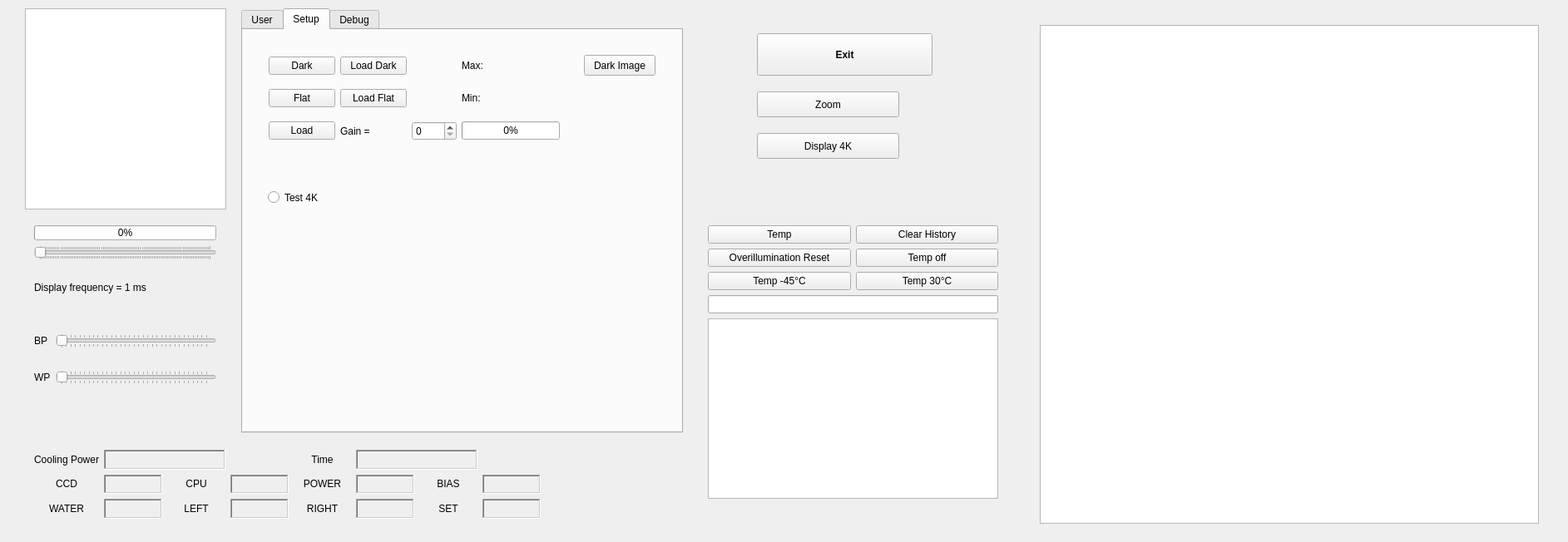
<?xml version="1.0" encoding="UTF-8"?>
<ui version="4.0">
 <class>MainWindow</class>
 <widget class="QMainWindow" name="MainWindow">
  <property name="geometry">
   <rect>
    <x>0</x>
    <y>0</y>
    <width>1885</width>
    <height>652</height>
   </rect>
  </property>
  <property name="mouseTracking">
   <bool>true</bool>
  </property>
  <property name="windowTitle">
   <string>OCam II</string>
  </property>
  <property name="windowIcon">
   <iconset>
    <normaloff>../../../Images/lam.png</normaloff>../../../Images/lam.png</iconset>
  </property>
  <property name="tabShape">
   <enum>QTabWidget::Rounded</enum>
  </property>
  <widget class="QWidget" name="centralWidget">
   <widget class="QGraphicsView" name="graphicsView">
    <property name="geometry">
     <rect>
      <x>30</x>
      <y>10</y>
      <width>242</width>
      <height>242</height>
     </rect>
    </property>
    <property name="mouseTracking">
     <bool>true</bool>
    </property>
   </widget>
   <widget class="QPushButton" name="Exit_PB">
    <property name="geometry">
     <rect>
      <x>910</x>
      <y>40</y>
      <width>211</width>
      <height>51</height>
     </rect>
    </property>
    <property name="font">
     <font>
      <weight>75</weight>
      <bold>true</bold>
     </font>
    </property>
    <property name="text">
     <string>Exit</string>
    </property>
   </widget>
   <widget class="QWidget" name="layoutWidget">
    <property name="geometry">
     <rect>
      <x>840</x>
      <y>260</y>
      <width>371</width>
      <height>351</height>
     </rect>
    </property>
    <layout class="QGridLayout" name="Command_Layout">
     <item row="9" column="1">
      <widget class="QPushButton" name="ClearHistory_PB">
       <property name="text">
        <string>Clear History</string>
       </property>
      </widget>
     </item>
     <item row="15" column="0" colspan="2">
      <widget class="QTextEdit" name="Console_Output_TextEdit"/>
     </item>
     <item row="11" column="1">
      <widget class="QPushButton" name="Temp_p30_PB">
       <property name="text">
        <string>Temp 30°C</string>
       </property>
      </widget>
     </item>
     <item row="9" column="0">
      <widget class="QPushButton" name="Temp_PB">
       <property name="text">
        <string>Temp</string>
       </property>
      </widget>
     </item>
     <item row="11" column="0">
      <widget class="QPushButton" name="Temp_n45_PB">
       <property name="text">
        <string>Temp -45°C</string>
       </property>
      </widget>
     </item>
     <item row="13" column="0" colspan="2">
      <widget class="QLineEdit" name="Console_Input_LineEdit"/>
     </item>
     <item row="10" column="0">
      <widget class="QPushButton" name="Overillumination_Reset_PB">
       <property name="text">
        <string>Overillumination Reset</string>
       </property>
      </widget>
     </item>
     <item row="10" column="1">
      <widget class="QPushButton" name="Temp_off_PB">
       <property name="text">
        <string>Temp off</string>
       </property>
      </widget>
     </item>
    </layout>
   </widget>
   <widget class="QWidget" name="layoutWidget">
    <property name="geometry">
     <rect>
      <x>30</x>
      <y>260</y>
      <width>241</width>
      <height>104</height>
     </rect>
    </property>
    <layout class="QVBoxLayout" name="Display_Layout">
     <item>
      <widget class="QProgressBar" name="progressBar">
       <property name="value">
        <number>0</number>
       </property>
      </widget>
     </item>
     <item>
      <widget class="QSlider" name="Frequency_Slider">
       <property name="mouseTracking">
        <bool>false</bool>
       </property>
       <property name="minimum">
        <number>1</number>
       </property>
       <property name="maximum">
        <number>1000</number>
       </property>
       <property name="pageStep">
        <number>10</number>
       </property>
       <property name="orientation">
        <enum>Qt::Horizontal</enum>
       </property>
       <property name="tickPosition">
        <enum>QSlider::TicksBothSides</enum>
       </property>
      </widget>
     </item>
     <item>
      <widget class="QLabel" name="ImageName_Label">
       <property name="text">
        <string/>
       </property>
       <property name="alignment">
        <set>Qt::AlignCenter</set>
       </property>
      </widget>
     </item>
     <item>
      <widget class="QLabel" name="Displayfreq_Label">
       <property name="text">
        <string>Display frequency = 1 ms</string>
       </property>
      </widget>
     </item>
    </layout>
   </widget>
   <widget class="QWidget" name="layoutWidget">
    <property name="geometry">
     <rect>
      <x>30</x>
      <y>390</y>
      <width>241</width>
      <height>104</height>
     </rect>
    </property>
    <layout class="QFormLayout" name="BPWP_Layout">
     <item row="0" column="0">
      <widget class="QLabel" name="BP_Label">
       <property name="text">
        <string>BP</string>
       </property>
      </widget>
     </item>
     <item row="0" column="1">
      <widget class="QSlider" name="BP_Slider">
       <property name="maximum">
        <number>16383</number>
       </property>
       <property name="pageStep">
        <number>500</number>
       </property>
       <property name="orientation">
        <enum>Qt::Horizontal</enum>
       </property>
       <property name="tickPosition">
        <enum>QSlider::TicksBothSides</enum>
       </property>
      </widget>
     </item>
     <item row="1" column="1">
      <widget class="QLabel" name="BPvalue_Label">
       <property name="text">
        <string/>
       </property>
      </widget>
     </item>
     <item row="2" column="0">
      <widget class="QLabel" name="WP_Label">
       <property name="text">
        <string>WP</string>
       </property>
      </widget>
     </item>
     <item row="2" column="1">
      <widget class="QSlider" name="WP_Slider">
       <property name="maximum">
        <number>16383</number>
       </property>
       <property name="singleStep">
        <number>1</number>
       </property>
       <property name="pageStep">
        <number>500</number>
       </property>
       <property name="orientation">
        <enum>Qt::Horizontal</enum>
       </property>
       <property name="tickPosition">
        <enum>QSlider::TicksBothSides</enum>
       </property>
      </widget>
     </item>
     <item row="3" column="1">
      <widget class="QLabel" name="WPvalue_Label">
       <property name="text">
        <string/>
       </property>
      </widget>
     </item>
    </layout>
   </widget>
   <widget class="QWidget" name="layoutWidget">
    <property name="geometry">
     <rect>
      <x>30</x>
      <y>530</y>
      <width>631</width>
      <height>105</height>
     </rect>
    </property>
    <layout class="QGridLayout" name="gridLayout_2">
     <item row="1" column="0">
      <widget class="QLabel" name="Temp_Label_CCD">
       <property name="text">
        <string>&lt;html&gt;&lt;head/&gt;&lt;body&gt;&lt;p align=&quot;center&quot;&gt;CCD&lt;/p&gt;&lt;/body&gt;&lt;/html&gt;</string>
       </property>
      </widget>
     </item>
     <item row="1" column="1">
      <widget class="QLabel" name="Temp_CCD_Value">
       <property name="frameShape">
        <enum>QFrame::WinPanel</enum>
       </property>
       <property name="frameShadow">
        <enum>QFrame::Sunken</enum>
       </property>
       <property name="text">
        <string/>
       </property>
      </widget>
     </item>
     <item row="1" column="5">
      <widget class="QLabel" name="Temp_POWER_Value">
       <property name="frameShape">
        <enum>QFrame::WinPanel</enum>
       </property>
       <property name="frameShadow">
        <enum>QFrame::Sunken</enum>
       </property>
       <property name="text">
        <string/>
       </property>
      </widget>
     </item>
     <item row="0" column="0">
      <widget class="QLabel" name="Temp_Label_CoolingPower">
       <property name="text">
        <string>&lt;html&gt;&lt;head/&gt;&lt;body&gt;&lt;p align=&quot;center&quot;&gt;Cooling Power&lt;/p&gt;&lt;/body&gt;&lt;/html&gt;</string>
       </property>
      </widget>
     </item>
     <item row="1" column="3">
      <widget class="QLabel" name="Temp_CPU_Value">
       <property name="frameShape">
        <enum>QFrame::WinPanel</enum>
       </property>
       <property name="frameShadow">
        <enum>QFrame::Sunken</enum>
       </property>
       <property name="text">
        <string/>
       </property>
      </widget>
     </item>
     <item row="0" column="5" colspan="2">
      <widget class="QLabel" name="Time_Value">
       <property name="frameShape">
        <enum>QFrame::WinPanel</enum>
       </property>
       <property name="frameShadow">
        <enum>QFrame::Sunken</enum>
       </property>
       <property name="text">
        <string/>
       </property>
      </widget>
     </item>
     <item row="2" column="1">
      <widget class="QLabel" name="Temp_WATER_Value">
       <property name="frameShape">
        <enum>QFrame::WinPanel</enum>
       </property>
       <property name="frameShadow">
        <enum>QFrame::Sunken</enum>
       </property>
       <property name="text">
        <string/>
       </property>
      </widget>
     </item>
     <item row="1" column="2">
      <widget class="QLabel" name="Temp_Label_CPU">
       <property name="text">
        <string>&lt;html&gt;&lt;head/&gt;&lt;body&gt;&lt;p align=&quot;center&quot;&gt;CPU&lt;/p&gt;&lt;/body&gt;&lt;/html&gt;</string>
       </property>
      </widget>
     </item>
     <item row="0" column="1" colspan="2">
      <widget class="QLabel" name="Temp_CoolingPower_Value">
       <property name="frameShape">
        <enum>QFrame::WinPanel</enum>
       </property>
       <property name="frameShadow">
        <enum>QFrame::Sunken</enum>
       </property>
       <property name="text">
        <string/>
       </property>
      </widget>
     </item>
     <item row="1" column="6">
      <widget class="QLabel" name="Temp_Label_BIAS">
       <property name="text">
        <string>&lt;html&gt;&lt;head/&gt;&lt;body&gt;&lt;p align=&quot;center&quot;&gt;BIAS&lt;/p&gt;&lt;/body&gt;&lt;/html&gt;</string>
       </property>
      </widget>
     </item>
     <item row="0" column="4">
      <widget class="QLabel" name="Time_Label">
       <property name="text">
        <string>&lt;html&gt;&lt;head/&gt;&lt;body&gt;&lt;p align=&quot;center&quot;&gt;Time&lt;/p&gt;&lt;/body&gt;&lt;/html&gt;</string>
       </property>
      </widget>
     </item>
     <item row="1" column="4">
      <widget class="QLabel" name="Temp_Label_POWER">
       <property name="text">
        <string>&lt;html&gt;&lt;head/&gt;&lt;body&gt;&lt;p align=&quot;center&quot;&gt;POWER&lt;/p&gt;&lt;/body&gt;&lt;/html&gt;</string>
       </property>
      </widget>
     </item>
     <item row="2" column="0">
      <widget class="QLabel" name="Temp_Label_WATER">
       <property name="text">
        <string>&lt;html&gt;&lt;head/&gt;&lt;body&gt;&lt;p align=&quot;center&quot;&gt;WATER&lt;/p&gt;&lt;/body&gt;&lt;/html&gt;</string>
       </property>
      </widget>
     </item>
     <item row="2" column="2">
      <widget class="QLabel" name="Temp_Label_LEFT">
       <property name="text">
        <string>&lt;html&gt;&lt;head/&gt;&lt;body&gt;&lt;p align=&quot;center&quot;&gt;LEFT&lt;/p&gt;&lt;/body&gt;&lt;/html&gt;</string>
       </property>
      </widget>
     </item>
     <item row="1" column="8">
      <widget class="QLabel" name="Temp_BIAS_Value">
       <property name="frameShape">
        <enum>QFrame::WinPanel</enum>
       </property>
       <property name="frameShadow">
        <enum>QFrame::Sunken</enum>
       </property>
       <property name="text">
        <string/>
       </property>
      </widget>
     </item>
     <item row="2" column="4">
      <widget class="QLabel" name="Temp_Label_RIGHT">
       <property name="text">
        <string>&lt;html&gt;&lt;head/&gt;&lt;body&gt;&lt;p align=&quot;center&quot;&gt;RIGHT&lt;/p&gt;&lt;/body&gt;&lt;/html&gt;</string>
       </property>
      </widget>
     </item>
     <item row="2" column="3">
      <widget class="QLabel" name="Temp_LEFT_Value">
       <property name="frameShape">
        <enum>QFrame::WinPanel</enum>
       </property>
       <property name="frameShadow">
        <enum>QFrame::Sunken</enum>
       </property>
       <property name="text">
        <string/>
       </property>
      </widget>
     </item>
     <item row="2" column="8">
      <widget class="QLabel" name="Temp_SET_Value">
       <property name="frameShape">
        <enum>QFrame::WinPanel</enum>
       </property>
       <property name="frameShadow">
        <enum>QFrame::Sunken</enum>
       </property>
       <property name="text">
        <string/>
       </property>
      </widget>
     </item>
     <item row="2" column="5">
      <widget class="QLabel" name="Temp_RIGHT_Value">
       <property name="frameShape">
        <enum>QFrame::WinPanel</enum>
       </property>
       <property name="frameShadow">
        <enum>QFrame::Sunken</enum>
       </property>
       <property name="text">
        <string/>
       </property>
      </widget>
     </item>
     <item row="2" column="6">
      <widget class="QLabel" name="Temp_Label_SET">
       <property name="text">
        <string>&lt;html&gt;&lt;head/&gt;&lt;body&gt;&lt;p align=&quot;center&quot;&gt;SET&lt;/p&gt;&lt;/body&gt;&lt;/html&gt;</string>
       </property>
      </widget>
     </item>
    </layout>
   </widget>
   <widget class="QPushButton" name="Zoom_PB">
    <property name="geometry">
     <rect>
      <x>910</x>
      <y>110</y>
      <width>171</width>
      <height>31</height>
     </rect>
    </property>
    <property name="text">
     <string>Zoom</string>
    </property>
   </widget>
   <widget class="QTabWidget" name="tabWidget">
    <property name="geometry">
     <rect>
      <x>290</x>
      <y>10</y>
      <width>531</width>
      <height>511</height>
     </rect>
    </property>
    <property name="currentIndex">
     <number>1</number>
    </property>
    <property name="usesScrollButtons">
     <bool>true</bool>
    </property>
    <property name="documentMode">
     <bool>false</bool>
    </property>
    <property name="tabsClosable">
     <bool>false</bool>
    </property>
    <widget class="QWidget" name="User_Tab">
     <attribute name="title">
      <string>User</string>
     </attribute>
     <widget class="QWidget" name="layoutWidget">
      <property name="geometry">
       <rect>
        <x>10</x>
        <y>10</y>
        <width>129</width>
        <height>266</height>
       </rect>
      </property>
      <layout class="QVBoxLayout" name="NetSave_Layout">
       <item>
        <widget class="QPushButton" name="Preset_PB">
         <property name="text">
          <string>Preset </string>
         </property>
        </widget>
       </item>
       <item>
        <widget class="QPushButton" name="Snap_shot_PB">
         <property name="text">
          <string>Snap shot</string>
         </property>
        </widget>
       </item>
       <item>
        <widget class="QPushButton" name="Run_PB">
         <property name="text">
          <string>Run</string>
         </property>
         <property name="checkable">
          <bool>true</bool>
         </property>
         <property name="checked">
          <bool>false</bool>
         </property>
         <property name="autoRepeat">
          <bool>false</bool>
         </property>
        </widget>
       </item>
       <item>
        <widget class="QPushButton" name="SingleSave_PB">
         <property name="text">
          <string>Single Save</string>
         </property>
        </widget>
       </item>
       <item>
        <widget class="QPushButton" name="SingleLoad_PB">
         <property name="text">
          <string>Single Load</string>
         </property>
        </widget>
       </item>
       <item>
        <widget class="QPushButton" name="AcquireCycle_PB">
         <property name="text">
          <string>Acquire Cycle</string>
         </property>
        </widget>
       </item>
       <item>
        <widget class="QLabel" name="Sequence_Label">
         <property name="text">
          <string>Frames</string>
         </property>
        </widget>
       </item>
       <item>
        <widget class="QSpinBox" name="Sequence_spinBox">
         <property name="buttonSymbols">
          <enum>QAbstractSpinBox::UpDownArrows</enum>
         </property>
         <property name="minimum">
          <number>0</number>
         </property>
         <property name="maximum">
          <number>1240200</number>
         </property>
         <property name="value">
          <number>2067</number>
         </property>
        </widget>
       </item>
       <item>
        <widget class="QCheckBox" name="Max_checkBox">
         <property name="text">
          <string>Max frames</string>
         </property>
        </widget>
       </item>
      </layout>
     </widget>
     <widget class="QWidget" name="layoutWidget">
      <property name="geometry">
       <rect>
        <x>260</x>
        <y>10</y>
        <width>251</width>
        <height>229</height>
       </rect>
      </property>
      <layout class="QVBoxLayout" name="Stats_Display_Layout">
       <item>
        <widget class="QLabel" name="GlobalStat_Label">
         <property name="font">
          <font>
           <weight>75</weight>
           <bold>true</bold>
          </font>
         </property>
         <property name="text">
          <string>Global Statistics</string>
         </property>
        </widget>
       </item>
       <item>
        <widget class="QLabel" name="Mean_Label">
         <property name="text">
          <string>Mean: </string>
         </property>
        </widget>
       </item>
       <item>
        <widget class="QLabel" name="Median_Label">
         <property name="text">
          <string>Median: </string>
         </property>
        </widget>
       </item>
       <item>
        <widget class="QLabel" name="Variance_Label">
         <property name="text">
          <string>Variance: </string>
         </property>
        </widget>
       </item>
       <item>
        <widget class="QLabel" name="StandardDeviation_Label">
         <property name="text">
          <string>Ecart-type: </string>
         </property>
        </widget>
       </item>
       <item>
        <widget class="QLabel" name="SNR_Label">
         <property name="text">
          <string>SNR:</string>
         </property>
        </widget>
       </item>
      </layout>
     </widget>
     <widget class="QWidget" name="layoutWidget">
      <property name="geometry">
       <rect>
        <x>150</x>
        <y>10</y>
        <width>101</width>
        <height>147</height>
       </rect>
      </property>
      <layout class="QVBoxLayout" name="Stats_Layout">
       <item>
        <widget class="QPushButton" name="Statistics_PB">
         <property name="text">
          <string>Statistics</string>
         </property>
        </widget>
       </item>
       <item>
        <widget class="QPushButton" name="Histo_PB">
         <property name="text">
          <string>Histogram</string>
         </property>
        </widget>
       </item>
       <item>
        <widget class="QPushButton" name="PNG_PB">
         <property name="text">
          <string>Save PNG</string>
         </property>
        </widget>
       </item>
      </layout>
     </widget>
     <widget class="QWidget" name="layoutWidget">
      <property name="geometry">
       <rect>
        <x>260</x>
        <y>250</y>
        <width>257</width>
        <height>216</height>
       </rect>
      </property>
      <layout class="QGridLayout" name="StatsTable_Layout">
       <item row="0" column="0">
        <widget class="QLabel" name="image_statistics_label">
         <property name="text">
          <string>          Mean             Var                  SD</string>
         </property>
        </widget>
       </item>
       <item row="1" column="0">
        <widget class="QTableWidget" name="image_table">
         <property name="rowCount">
          <number>8</number>
         </property>
         <property name="columnCount">
          <number>3</number>
         </property>
         <attribute name="horizontalHeaderDefaultSectionSize">
          <number>80</number>
         </attribute>
         <attribute name="verticalHeaderDefaultSectionSize">
          <number>21</number>
         </attribute>
         <row/>
         <row/>
         <row/>
         <row/>
         <row/>
         <row/>
         <row/>
         <row/>
         <column/>
         <column/>
         <column/>
        </widget>
       </item>
      </layout>
     </widget>
     <widget class="QWidget" name="layoutWidget">
      <property name="geometry">
       <rect>
        <x>10</x>
        <y>250</y>
        <width>131</width>
        <height>191</height>
       </rect>
      </property>
      <layout class="QVBoxLayout" name="Buffer_Layout">
       <item>
        <widget class="QPushButton" name="BufferAllocate_PB">
         <property name="text">
          <string>Allocate Buffer</string>
         </property>
        </widget>
       </item>
       <item>
        <widget class="QPushButton" name="BufferAcquire_PB">
         <property name="text">
          <string>Acquire Buffer</string>
         </property>
        </widget>
       </item>
       <item>
        <widget class="QPushButton" name="BufferSave_PB">
         <property name="text">
          <string>Save Buffer</string>
         </property>
        </widget>
       </item>
       <item>
        <widget class="QPushButton" name="BufferLoad_PB">
         <property name="text">
          <string>Load Buffer</string>
         </property>
        </widget>
       </item>
       <item>
        <widget class="QPushButton" name="BufferDisplay_PB">
         <property name="text">
          <string>Display Buffer</string>
         </property>
        </widget>
       </item>
      </layout>
     </widget>
     <widget class="QCheckBox" name="Flat_Checkbox">
      <property name="geometry">
       <rect>
        <x>150</x>
        <y>170</y>
        <width>99</width>
        <height>23</height>
       </rect>
      </property>
      <property name="text">
       <string>Flat</string>
      </property>
     </widget>
     <widget class="QCheckBox" name="Dark_Checkbox">
      <property name="geometry">
       <rect>
        <x>150</x>
        <y>199</y>
        <width>99</width>
        <height>23</height>
       </rect>
      </property>
      <property name="text">
       <string>Dark</string>
      </property>
     </widget>
    </widget>
    <widget class="QWidget" name="Setup_Tab">
     <attribute name="title">
      <string>Setup</string>
     </attribute>
     <widget class="QWidget" name="layoutWidget">
      <property name="geometry">
       <rect>
        <x>20</x>
        <y>10</y>
        <width>372</width>
        <height>145</height>
       </rect>
      </property>
      <layout class="QGridLayout" name="Dark_Layout">
       <item row="0" column="0">
        <widget class="QPushButton" name="Dark_PB">
         <property name="text">
          <string>Dark</string>
         </property>
        </widget>
       </item>
       <item row="0" column="1">
        <widget class="QPushButton" name="LoadDark_PB">
         <property name="text">
          <string>Load Dark</string>
         </property>
        </widget>
       </item>
       <item row="2" column="3">
        <widget class="QProgressBar" name="op_progressBar">
         <property name="value">
          <number>0</number>
         </property>
        </widget>
       </item>
       <item row="2" column="1">
        <widget class="QLabel" name="Gain_Label">
         <property name="text">
          <string>Gain = </string>
         </property>
        </widget>
       </item>
       <item row="2" column="0">
        <widget class="QPushButton" name="Load_Bias_PB">
         <property name="text">
          <string>Load</string>
         </property>
        </widget>
       </item>
       <item row="0" column="3">
        <widget class="QLabel" name="Dark_Max_Label">
         <property name="text">
          <string>Max: </string>
         </property>
        </widget>
       </item>
       <item row="2" column="2">
        <widget class="QSpinBox" name="Gain_SpinBox">
         <property name="maximum">
          <number>1000</number>
         </property>
        </widget>
       </item>
       <item row="1" column="0">
        <widget class="QPushButton" name="Flat_PB">
         <property name="text">
          <string>Flat</string>
         </property>
        </widget>
       </item>
       <item row="1" column="1">
        <widget class="QPushButton" name="LoadFlat_PB">
         <property name="text">
          <string>Load Flat</string>
         </property>
        </widget>
       </item>
       <item row="1" column="3">
        <widget class="QLabel" name="Dark_Min_Label">
         <property name="text">
          <string>Min: </string>
         </property>
        </widget>
       </item>
      </layout>
     </widget>
     <widget class="QPushButton" name="Darkimage_PB">
      <property name="geometry">
       <rect>
        <x>410</x>
        <y>30</y>
        <width>86</width>
        <height>25</height>
       </rect>
      </property>
      <property name="text">
       <string>Dark Image</string>
      </property>
     </widget>
     <widget class="QRadioButton" name="Test4K_RB">
      <property name="geometry">
       <rect>
        <x>30</x>
        <y>190</y>
        <width>112</width>
        <height>23</height>
       </rect>
      </property>
      <property name="text">
       <string>Test 4K</string>
      </property>
     </widget>
    </widget>
    <widget class="QWidget" name="Debug_Tab">
     <attribute name="title">
      <string>Debug</string>
     </attribute>
     <widget class="QPushButton" name="PTC_PB">
      <property name="geometry">
       <rect>
        <x>130</x>
        <y>10</y>
        <width>101</width>
        <height>25</height>
       </rect>
      </property>
      <property name="text">
       <string>PTC</string>
      </property>
     </widget>
     <widget class="QPushButton" name="Test_PB">
      <property name="geometry">
       <rect>
        <x>130</x>
        <y>50</y>
        <width>101</width>
        <height>25</height>
       </rect>
      </property>
      <property name="text">
       <string>Test</string>
      </property>
     </widget>
     <widget class="QCheckBox" name="GaussianNoise_CheckBox">
      <property name="geometry">
       <rect>
        <x>130</x>
        <y>90</y>
        <width>161</width>
        <height>21</height>
       </rect>
      </property>
      <property name="text">
       <string>Add Gaussian Noise</string>
      </property>
     </widget>
     <widget class="QWidget" name="layoutWidget">
      <property name="geometry">
       <rect>
        <x>10</x>
        <y>10</y>
        <width>113</width>
        <height>271</height>
       </rect>
      </property>
      <layout class="QVBoxLayout" name="ThreshSave_Layout">
       <item>
        <widget class="QPushButton" name="ThreshSave_PB">
         <property name="text">
          <string>Thresh Save</string>
         </property>
        </widget>
       </item>
       <item>
        <widget class="QPushButton" name="ThreshLoad_PB">
         <property name="text">
          <string>Thresh Load</string>
         </property>
        </widget>
       </item>
       <item>
        <widget class="QPushButton" name="AddNoise_PB">
         <property name="text">
          <string>Add Noise</string>
         </property>
        </widget>
       </item>
       <item>
        <widget class="QPushButton" name="Save_PB">
         <property name="text">
          <string>Save</string>
         </property>
        </widget>
       </item>
       <item>
        <widget class="QPushButton" name="Load_PB">
         <property name="text">
          <string>Load</string>
         </property>
        </widget>
       </item>
       <item>
        <widget class="QPushButton" name="SequenceLoad_PB">
         <property name="text">
          <string>Sequence Load</string>
         </property>
        </widget>
       </item>
       <item>
        <widget class="QPushButton" name="SequenceSave_PB">
         <property name="text">
          <string>Sequence Save</string>
         </property>
        </widget>
       </item>
       <item>
        <widget class="QCheckBox" name="Median_Checkbox">
         <property name="text">
          <string>Median</string>
         </property>
        </widget>
       </item>
       <item>
        <widget class="QCheckBox" name="ReadNoise_Checkbox">
         <property name="text">
          <string>Read Noise</string>
         </property>
        </widget>
       </item>
      </layout>
     </widget>
     <widget class="QWidget" name="layoutWidget">
      <property name="geometry">
       <rect>
        <x>30</x>
        <y>300</y>
        <width>282</width>
        <height>152</height>
       </rect>
      </property>
      <layout class="QGridLayout" name="gridLayout">
       <item row="0" column="2" rowspan="4">
        <widget class="QGraphicsView" name="graphicsView_2"/>
       </item>
       <item row="1" column="0">
        <widget class="QLabel" name="statistics_label">
         <property name="text">
          <string>1</string>
         </property>
        </widget>
       </item>
       <item row="1" column="1">
        <widget class="QPushButton" name="MaskStatistics_PB">
         <property name="enabled">
          <bool>true</bool>
         </property>
         <property name="text">
          <string>Mask Statistics</string>
         </property>
        </widget>
       </item>
       <item row="2" column="0">
        <widget class="QSpinBox" name="spinBox">
         <property name="minimum">
          <number>1</number>
         </property>
        </widget>
       </item>
       <item row="2" column="1">
        <widget class="QPushButton" name="PlotStatistics_PB">
         <property name="text">
          <string>Plot</string>
         </property>
        </widget>
       </item>
       <item row="3" column="0" colspan="2">
        <widget class="QProgressBar" name="Mask_processBar">
         <property name="value">
          <number>0</number>
         </property>
        </widget>
       </item>
      </layout>
     </widget>
     <widget class="QWidget" name="layoutWidget">
      <property name="geometry">
       <rect>
        <x>410</x>
        <y>10</y>
        <width>101</width>
        <height>241</height>
       </rect>
      </property>
      <layout class="QVBoxLayout" name="verticalLayout">
       <item>
        <widget class="QPushButton" name="GetMask_PB">
         <property name="text">
          <string>Get Mask</string>
         </property>
        </widget>
       </item>
       <item>
        <widget class="QPushButton" name="AcquireSet_PB">
         <property name="text">
          <string>Acquire Set</string>
         </property>
        </widget>
       </item>
       <item>
        <widget class="QPushButton" name="LoadSet_PB">
         <property name="text">
          <string>Load Set</string>
         </property>
        </widget>
       </item>
       <item>
        <widget class="QSlider" name="SetNum_Slider">
         <property name="minimum">
          <number>1</number>
         </property>
         <property name="orientation">
          <enum>Qt::Vertical</enum>
         </property>
         <property name="tickPosition">
          <enum>QSlider::TicksBothSides</enum>
         </property>
        </widget>
       </item>
      </layout>
     </widget>
     <widget class="QSpinBox" name="Register_SpinBox">
      <property name="geometry">
       <rect>
        <x>130</x>
        <y>120</y>
        <width>48</width>
        <height>26</height>
       </rect>
      </property>
      <property name="minimum">
       <number>1</number>
      </property>
      <property name="maximum">
       <number>8</number>
      </property>
     </widget>
     <widget class="QLabel" name="label">
      <property name="geometry">
       <rect>
        <x>130</x>
        <y>170</y>
        <width>81</width>
        <height>16</height>
       </rect>
      </property>
      <property name="text">
       <string>Threshold</string>
      </property>
     </widget>
     <widget class="QLabel" name="Thresh_Label">
      <property name="geometry">
       <rect>
        <x>130</x>
        <y>190</y>
        <width>251</width>
        <height>16</height>
       </rect>
      </property>
      <property name="text">
       <string>&lt;html&gt;&lt;head/&gt;&lt;body&gt;&lt;p&gt;0 %&lt;/p&gt;&lt;/body&gt;&lt;/html&gt;</string>
      </property>
     </widget>
     <widget class="QSlider" name="Threshold_Slider">
      <property name="geometry">
       <rect>
        <x>130</x>
        <y>210</y>
        <width>245</width>
        <height>16</height>
       </rect>
      </property>
      <property name="tabletTracking">
       <bool>false</bool>
      </property>
      <property name="maximum">
       <number>100</number>
      </property>
      <property name="orientation">
       <enum>Qt::Horizontal</enum>
      </property>
      <property name="tickPosition">
       <enum>QSlider::TicksBothSides</enum>
      </property>
     </widget>
     <widget class="QPushButton" name="Gain_Histo_PB">
      <property name="geometry">
       <rect>
        <x>320</x>
        <y>300</y>
        <width>181</width>
        <height>25</height>
       </rect>
      </property>
      <property name="text">
       <string>Gain Histogram</string>
      </property>
     </widget>
    </widget>
   </widget>
   <widget class="QPushButton" name="Display_4K_PB">
    <property name="geometry">
     <rect>
      <x>910</x>
      <y>160</y>
      <width>171</width>
      <height>31</height>
     </rect>
    </property>
    <property name="text">
     <string>Display 4K</string>
    </property>
   </widget>
   <widget class="QGraphicsView" name="graphicsView_3">
    <property name="geometry">
     <rect>
      <x>1250</x>
      <y>30</y>
      <width>600</width>
      <height>600</height>
     </rect>
    </property>
   </widget>
   <zorder>tabWidget</zorder>
   <zorder>graphicsView</zorder>
   <zorder>Exit_PB</zorder>
   <zorder>layoutWidget</zorder>
   <zorder>layoutWidget</zorder>
   <zorder>layoutWidget</zorder>
   <zorder>layoutWidget</zorder>
   <zorder>Zoom_PB</zorder>
   <zorder>Display_4K_PB</zorder>
   <zorder>graphicsView_3</zorder>
  </widget>
 </widget>
 <layoutdefault spacing="6" margin="11"/>
 <resources/>
 <connections/>
</ui>
